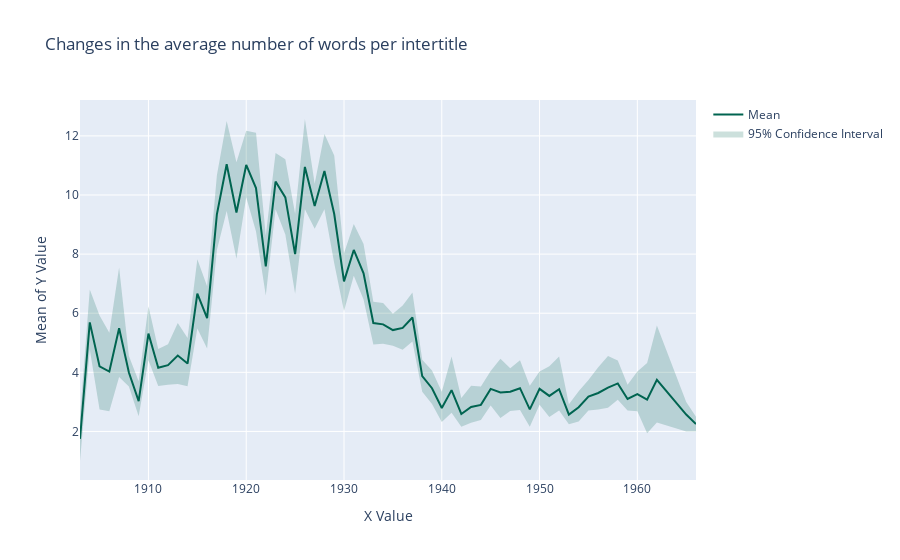

Notebook source saved alongside this figure:
### Code cell
plot_with_ci('words_per_intertitle', title='Changes in the average number of words per intertitle')
